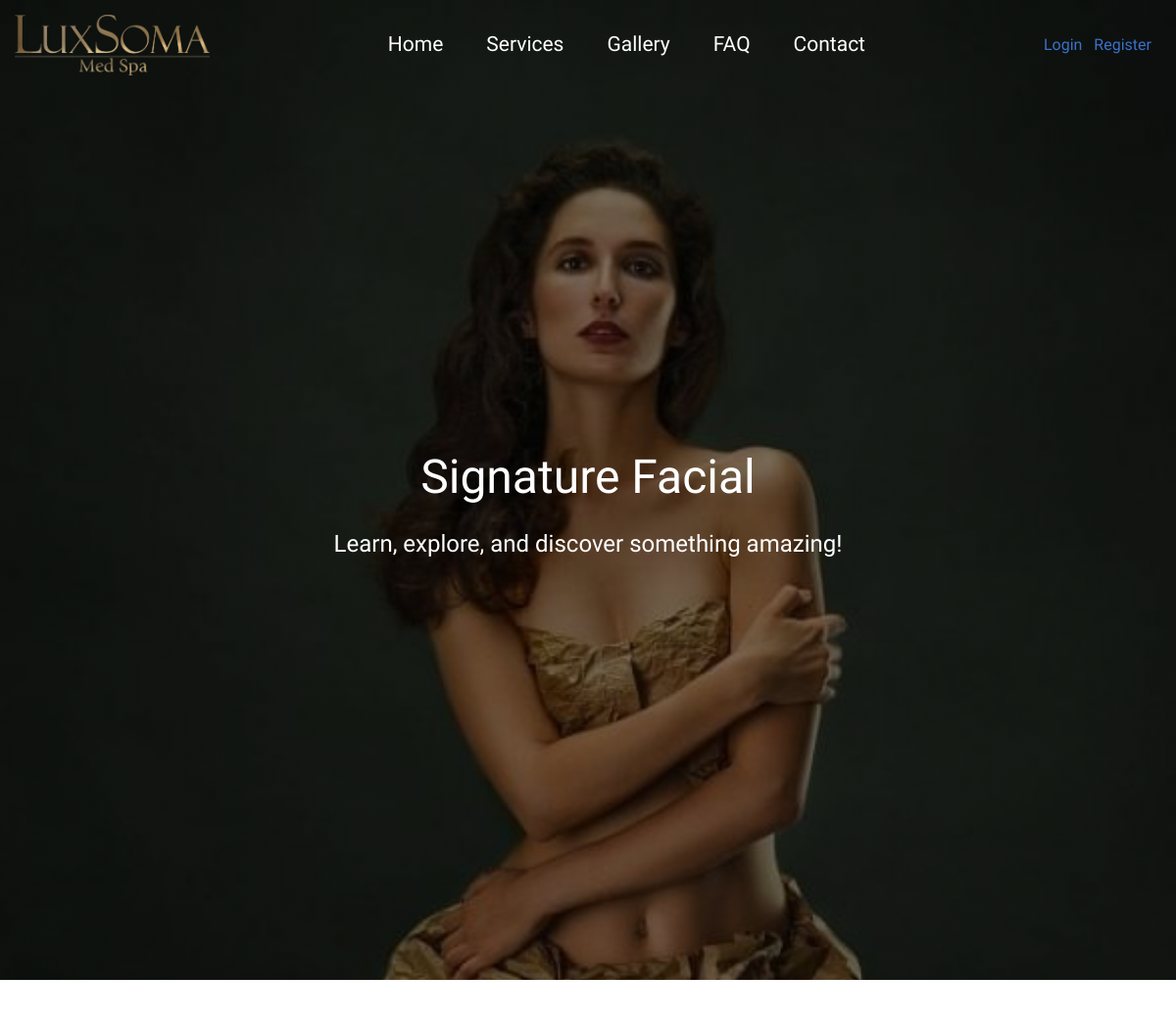
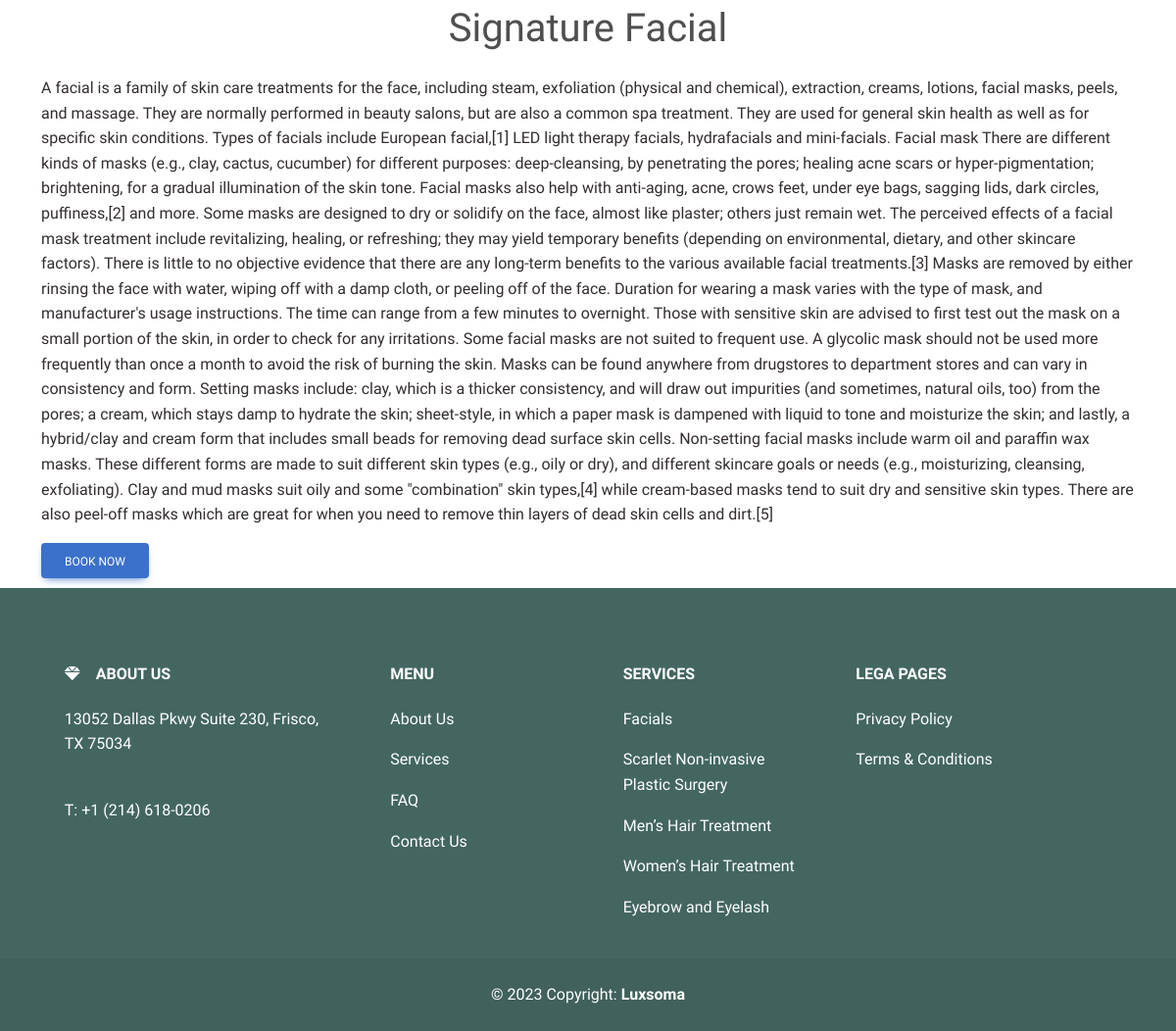
Page /services/category/info/Signature Facial/ on the committed database (2 pictures, top to bottom).
### application/models.py (models this page shows, shortened)
class Service(models.Model):
    title = models.CharField(max_length=100)
    image = models.ImageField(upload_to='services/')
    price = models.DecimalField(max_digits=8, decimal_places=2)
    description = models.TextField()
    category = models.ForeignKey(Category, on_delete=models.CASCADE)

class Category(models.Model):
    title = models.CharField(max_length=100)
    image = models.ImageField(upload_to='categories/')

### application/views.py (the view)
# urls.py: path("services/category/info/<str:title>/",subcategoriesinfo),
def subcategoriesinfo(request,title):
    object = Service.objects.filter(title=title)
    context = {
        "object" : object
    }
    return render(request,"application/subservicesinfo.html",context)

### application/context_processors.py (called while the page is built)
def services(request):
    categories = Category.objects.all()
    return {'categories': categories}

### application/templates/application/subservicesinfo.html (shortened to what this page needs)
{% extends "application/basic.html" %}
{% block herocontent %}
<h1>{{object.0.title}}</h1>
            <p>Learn, explore, and discover something amazing!</p>
{% endblock herocontent %}
{% block content %}
<div class="container">
    <h1 class="text-center mt-2">{{object.0.title}}</h1>
    <p class="text-dark mt-4">
        {{object.0.description}}
    </p>
    <div class="d-flex justify-content-between">
        <a href="/book-appointment" class="btn btn-primary">Book Now</a>
    </div>
</div>
{% endblock content %}

### application/templates/application/basic.html (shortened to what this page needs)
<!DOCTYPE html>
{% load static %}
<html lang="en">
<head>
    <link rel="stylesheet" href="{% static 'css/modify.css' %}" />
    <link rel="stylesheet" href="{% static 'css/navbar.css' %}" />
    <link
    href="https://cdnjs.cloudflare.com/ajax/libs/font-awesome/6.0.0/css/all.min.css"
    rel="stylesheet"
    />
    <link
    href="https://cdnjs.cloudflare.com/ajax/libs/mdb-ui-kit/6.3.1/mdb.min.css"
    rel="stylesheet"
    />
</head>
<body>
      <div class="container">
        <nav class="navbarr" id="navbarr">
          <a href="/"  class="navbar-brand navbar-logo" id="logo"> <img src="{% static 'img/logo.png' %}" alt="" style="width:100%;"></a>
            <div class="navbar-options text-center">
              <a href="/">Home</a>
              <div class="dropdown">
                <a href="/services" class="dropbtn">Services</a>
              </div>
              <a href="/gallery">Gallery</a>
              <a href="/faq">FAQ</a>
              <a href="/contact">Contact</a>
            </div>
            {% if request.user.is_authenticated %}
            <div class="navbar-buttons dropdown">
              <button
                class="btn btn-warning btn-floating dropdown-toggle hidden-arrow "
                type="button"
                id="dropdownMenuButton2"
                data-mdb-toggle="dropdown"
                aria-expanded="false"
              >
              <i class="fas fa-user-alt text-white "></i>
              </button>
              <ul class="dropdown-menu" aria-labelledby="dropdownMenuButton2">
                <li><a class="dropdown-item" href="/profile"> <i class="fas fa-user-alt pe-2"></i>My Profile</a></li>
                {% comment %} <li><a class="dropdown-item" href="#"> <i class="fas fa-cog pe-2"></i>Settings</a></li> {% endcomment %}
                <li><a class="dropdown-item" href="/logout"> <i class="fas fa-door-open pe-2"></i>Logout</a></li>
              </ul>
            </div>
            {% else %}
            <div class="navbar-buttons">
              <a href="/login" class="me-2">Login</a>
              <a href="/register" class="">Register</a>
            </div>
            {% endif %}
          </nav>
        </div>
        <section class="hero">
          <div class="hero-content mt-5">
            {% block herocontent %}
            {% endblock herocontent %}
          </div>
        </section>
      <div style="margin-top:50px;">
        {% block content %}
        {% endblock content %}
      </div>
    <footer class="text-center text-lg-start text-muted" id="footer_data">
        <section class="">
          <div class="container text-center text-md-start mt-5">
            <div class="row mt-3">
              <div
                class="col-md-3 col-lg-4 col-xl-3 mx-auto mb-4"
                id="first_index"
              >
                <h6 class="text-uppercase fw-bold mb-4">
                  <i class="fas fa-gem me-3"></i>About us
                </h6>
                <p>13052 Dallas Pkwy Suite 230, Frisco, TX 75034</p>
                <br />
                <p>T: +1 (214) 618-0206</p>
              </div>
              <div
                class="col-md-2 col-lg-2 col-xl-2 mx-auto mb-4"
                id="second_index"
              >
                <h6 class="text-uppercase fw-bold mb-4">Menu</h6>
                <p>
                  <a href="#!" class="text-reset">About Us</a>
                </p>
                <p>
                  <a href="#!" class="text-reset">Services</a>
                </p>
                <p>
                  <a href="#!" class="text-reset">FAQ</a>
                </p>
                <p>
                  <a href="#!" class="text-reset">Contact Us</a>
                </p>
              </div>
              <div
                class="col-md-3 col-lg-2 col-xl-2 mx-auto mb-4"
                id="third_index"
              >
                <h6 class="text-uppercase fw-bold mb-4">Services</h6>
                {% for cat in categories %}
                <p>
                  <a href="/services/category/{{cat.title}}/" class="text-reset">{{cat.title}}</a>
                </p>
                {% endfor %}
              </div>
              <div
                class="col-md-4 col-lg-3 col-xl-3 mx-auto mb-md-0 mb-4"
                id="fourth_index"
              >
                <h6 class="text-uppercase fw-bold mb-4">Lega Pages</h6>
                <p>Privacy Policy</p>
                <p>Terms & Conditions</p>
              </div>
            </div>
          </div>
        </section>
        <div
          class="text-center p-4"
          style="background-color: rgba(0, 0, 0, 0.05)"
          id="copy_write"
        >
          © 2023 Copyright:
          <a class="text-reset fw-bold" href="https://luxsoma.com/"
            >Luxsoma</a
          >
        </div>
      </footer>
</body>
</html>

### static/css/modify.css (style rules this page uses)
* { font-family: "Piazzolla", serif; }
#footer_data { background-color: rgb(67, 102, 97); padding-top: 30px; margin-top: 10px; }
#first_index > h6 > i { color: white; }
#first_index > h6 { color: white; }
#first_index > p { color: white; }
#second_index > h6 { color: white; }
#second_index > p { color: white; }
#third_index > h6 { color: white; }
#third_index > p { color: white; }
#fourth_index > h6 { color: white; }
#fourth_index > p { color: white; }
#copy_write { color: white; }

### static/css/navbar.css (style rules this page uses)
.navbarr { display: flex; align-items: center; justify-content: space-between; background-color: transparent; padding: 15px; color: white; z-index: 1000; background-color: transparent; position: fixed; top: 0; left: 0; width: 100%; z-index: 999; transition: background-color 0.3s ease-in-out; }
.navbar-options a { color: #fff; }
.navbar-logo { order: 1; font-weight: bold; font-size: 30px; width: 20%; text-align: center; }
.navbar-options { order: 2; }
.navbar-options a { padding: 24px; font-size: 21px; }
.navbar-buttons { order: 3; text-align: center; margin-right: 10px; color: white; }
.navbar-options { text-align: center; }
.navbar-options a { display: inline-block; padding: 10px; margin: 0 10px; text-decoration: none; transition: color 2s, background-color 2s; }
.dropdown { display: inline-block; position: relative; }
.dropbtn { display: inline-block; padding: 10px; margin: 0 10px; text-decoration: none; color: black; transition: color 0.3s, background-color 0.3s; }
#logo { width:17%; }

### rows in the picture
Service: title "Signature Facial", description "A facial is a family of skin care treatments for the face, including steam, exfoliation (physical and chemical), extraction, creams, lotions, facial masks, peels, and massage. They are normally performed in beauty salons, but are also a common spa treatment. They are used for general skin health as well as for specific skin conditions. Types of facials include European facial,[1] LED light therapy facials, hydrafacials and mini-facials. Facial mask There are different kinds of masks (e.g., clay, cactus, cucumber) for different purposes: deep-cleansing, by penetrating the pores; healing acne scars or hyper-pigmentation; brightening, for a gradual illumination of the skin tone. Facial masks…"
Category: title "Facials"
Category: title "Scarlet Non-invasive Plastic Surgery"
Category: title "Men’s Hair Treatment"
Category: title "Women’s Hair Treatment"
Category: title "Eyebrow and Eyelash"
